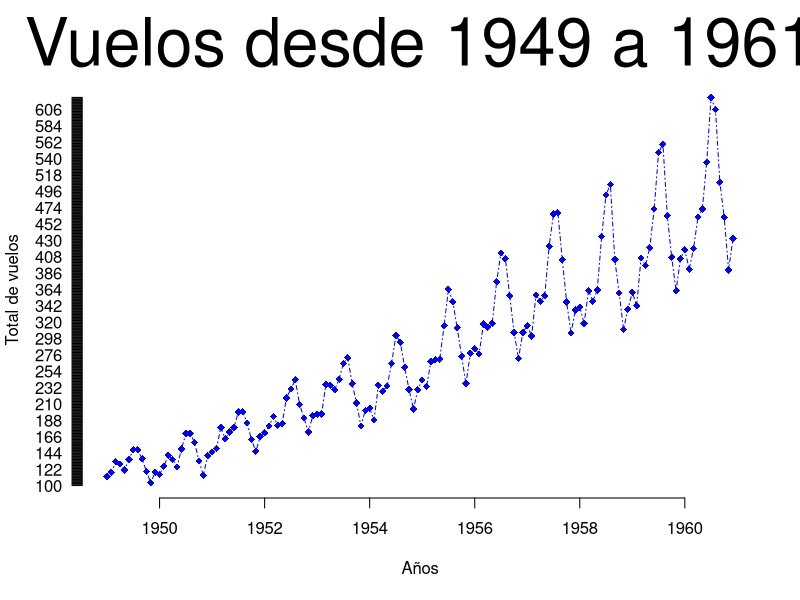
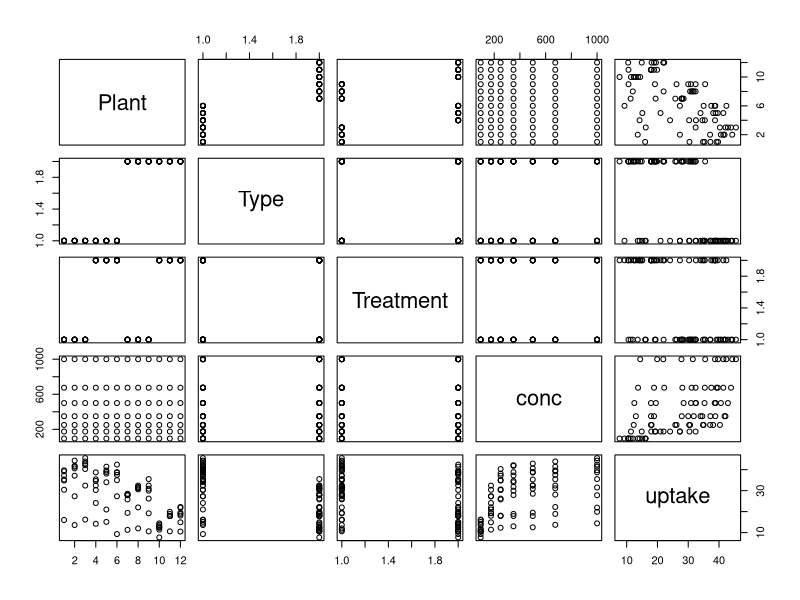
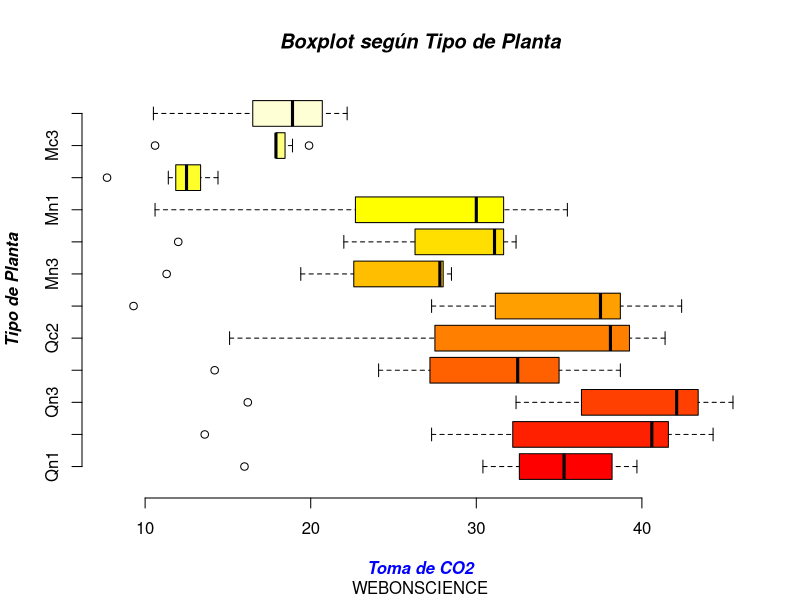
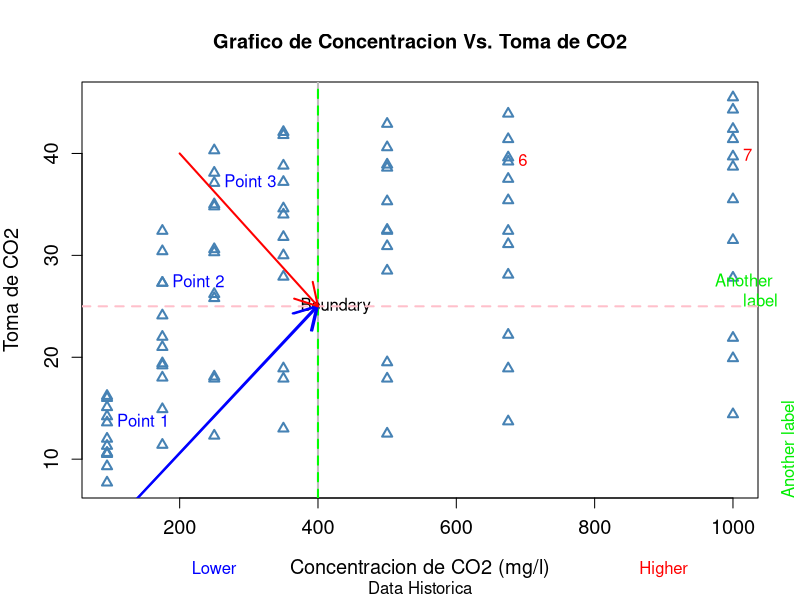

Recreate these plots in R, in order. (Note: this script raises an error after producing the figures.)
####Simple Plots en R####

#AirPassenger (Data de Tiempo):
#Se recomienda revisar la data AirPassengers antes de trabajar el plot.
dir()
View(AirPassengers)
head(AirPassengers)    
colnames(AirPassengers)     
str(AirPassengers)
summary(AirPassengers)

plot(AirPassengers, col ="blue", type = "o", pch=18, lty=4, axes=FALSE,ann=FALSE)
rangex <- range(0,AirPassengers)
axis(1, tick = TRUE)
axis(2, las=1, at = 100:rangex[2])
title(main="Vuelos desde 1949 a 1961", col.main="black", font.main=12, cex.main=4)
title(xlab="Años",col.lab="black")
title(ylab="Total de vuelos", col.lab="black")
legend(1,rangex[2],c("vuelos"),col="blue", cex=0.8, pch=18, lty=4)

# CO2 verificar información:

dir()
data("CO2")
View(CO2)
head(CO2)    
colnames(CO2)     
str(CO2)
pairs(CO2)
summary(CO2)

# Boxplots:
boxplot(CO2$uptake~CO2$Plant, notch=FALSE,horizontal=TRUE,axes=FALSE,ann=FALSE,col=heat.colors(12))
range_d <- range(0, CO2$uptake)
axis(2, at=1:12, lab=c("Qn1","Qn2","Qn3","Qc1","Qc2","Qc3","Mn3","Mn2","Mn1","Mc2","Mc3","Mc1"),cex=0.1)
axis(1, tick = TRUE)
title(main="Boxplot según Tipo de Planta", sub="WEBONSCIENCE", col.main="black", font.main=4, cex=1,lty=3)
title(ylab="Tipo de Planta", col.lab="black",font.lab=4,cex=1.5,lty=4)
title(xlab="Toma de CO2", col.lab="blue", font.lab=4,cex=4,lty=4)

# Plot Detallado:
plot(CO2$conc,CO2$uptake,
     main = "Grafico de Concentracion Vs. Toma de CO2",
     sub= "Data Historica",
     xlab = "Concentracion de CO2 (mg/l)",
     ylab = "Toma de CO2",
     cex.lab=1.2,
     cex.axis=1.2,
     cex.main=1.2,
     cex.sub=1,
     type = "p",
     col="steelblue",
     lwd=2,
     pch=2,
     bg="red",
     cex=1)
#Generamos textos en el gr?fico:
text(x=CO2$conc[6:7], y=CO2$uptake[6:7], labels=rownames(CO2[6:7,]), pos=4, col="red")
text(x=CO2$conc[c(8,9,10)], y=CO2$uptake[c(8,9,10)],
     labels=c("Point 1", "Point 2", "Point 3"), pos=4, col="blue",xpd=TRUE)

mtext(c("Lower", "Higher"), side=1, line=3, at=c(250, 900), col=c("blue", "red"))
mtext("Another label", side=4, line=1, adj=0, col="green2") # Rotated y axis label
mtext("Another \nlabel", side=4, line=1, adj=1, col="green2", las=1) # Horizontal label

#Realizando an?lisis de ciertos valores de la visualizaci?n:
id <- identify(CO2$conc,CO2$uptake,labels = CO2$Type,pos=TRUE,font=2)
analisis <- CO2[id$ind, ]

#Agregar l?neas horizontales y verticales:
abline(v=400, col="grey",lwd=2,lty=1)
text(x=(CO2$conc=400),y=(CO2$uptake=25),labels="       Boundary")
abline(h=mean(CO2$uptake), col="pink",lwd=2, lty=2)
abline(v=mean(CO2$conc),col="green",lwd=2, lty=2)

#Dibujar flechas:
arrows(x0=40, y0=-1, x1=CO2$conc[1], y1=CO2$uptake[1], col="blue", lwd=2)
arrows(x0=40, y0=-1, x1=CO2$conc[1]-2, y1=CO2$uptake[1]+0.02, col="blue", lwd=2)
arrows(x0=200, y0=40, x1=CO2$conc[10], y1=CO2$uptake[10], col="red", lwd=2)

#Generando Ubicaci?n:
locator(3,type = "p")
a1<-locator(2)
a2<-locator(2)
a3<-locator(2)
# Create a matrix of the coordinates:
co.x <- cbind(a1$x, a2$x, a3$x)
co.y <- cbind(a1$y, a2$y, a3$y)
#Dibujando las lineas generadas con flechas:
arrows(x0=co.x[1,], y0=co.y[1,], x1=co.x[2,], y1=co.y[2,], 
       col=c("red", "green", "blue"), lwd=2, xpd=TRUE)
arrows(x0=c(400, 750), y0=-2.65, x1=c(350, 800), y1=-2.65, 
       col=c("blue", "red"), length=0.15, lwd=3, xpd=TRUE)
#Generando Ubicacion(locator(n>=3))
m<-locator(3) 
r<-locator(4)
#Dibujando los pol?gonos:
polygon(m,border = "red",lwt=3,lty=3)
polygon(r,border = "red",lwt=3, lty=2)
search()



